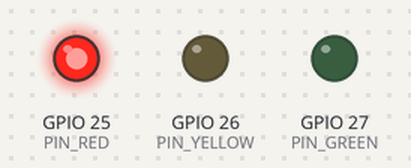
Simulated run of this sketch. Board: ESP32. Parts: output pins drawn as LEDs (lit = HIGH).

Above: at 2.0 s.
At 6.0 s:
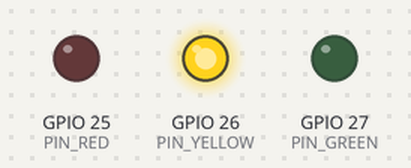
At 10.0 s:
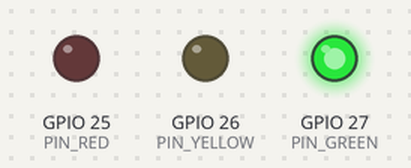
Timing chart, 0 to 15.6 s (numbered marks = the images above):
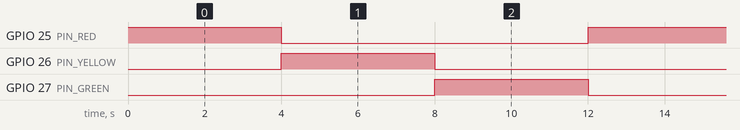

The sketch:

19-Traffic-Light.ino
```cpp
#define PIN_RED 25
#define PIN_YELLOW 26
#define PIN_GREEN 27
#define RED_TIME 4000
#define YELLOW_TIME 4000
#define GREEN_TIME 4000
void setup() {
  pinMode(PIN_RED, OUTPUT); pinMode(PIN_YELLOW, OUTPUT); pinMode(PIN_GREEN, OUTPUT);
}
void loop() {
  digitalWrite(PIN_RED,HIGH); digitalWrite(PIN_YELLOW,LOW); digitalWrite(PIN_GREEN,LOW); delay(RED_TIME);
  digitalWrite(PIN_RED,LOW); digitalWrite(PIN_YELLOW,HIGH); digitalWrite(PIN_GREEN,LOW); delay(YELLOW_TIME);
  digitalWrite(PIN_RED,LOW); digitalWrite(PIN_YELLOW,LOW); digitalWrite(PIN_GREEN,HIGH); delay(GREEN_TIME);
}
```

Measured:
- by itself, GPIO 25 (PIN_RED), GPIO 26 (PIN_YELLOW), GPIO 27 (PIN_GREEN): alternates HIGH for 4.0 s and LOW for 8.0 s
- by itself, everything shown: repeats every 12.0 s, in 3 steps
